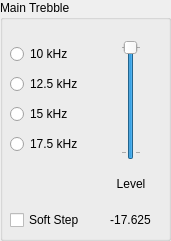
   <widget class="QGroupBox" name="groupBox_8">
    <property name="geometry">
     <rect>
      <x>910</x>
      <y>480</y>
      <width>171</width>
      <height>241</height>
     </rect>
    </property>
    <property name="title">
     <string>Main Trebble</string>
    </property>
    <widget class="QWidget" name="gridLayoutWidget_9">
     <property name="geometry">
      <rect>
       <x>10</x>
       <y>40</y>
       <width>151</width>
       <height>191</height>
      </rect>
     </property>
     <layout class="QGridLayout" name="gridLayout_9">
      <item row="1" column="1" alignment="Qt::AlignHCenter|Qt::AlignVCenter">
       <widget class="QLabel" name="label_21">
        <property name="minimumSize">
         <size>
          <width>32</width>
          <height>18</height>
         </size>
        </property>
        <property name="maximumSize">
         <size>
          <width>32</width>
          <height>18</height>
         </size>
        </property>
        <property name="text">
         <string>Level</string>
        </property>
        <property name="alignment">
         <set>Qt::AlignCenter</set>
        </property>
       </widget>
      </item>
      <item row="2" column="1" alignment="Qt::AlignHCenter|Qt::AlignVCenter">
       <widget class="QLabel" name="label_24">
        <property name="minimumSize">
         <size>
          <width>45</width>
          <height>18</height>
         </size>
        </property>
        <property name="maximumSize">
         <size>
          <width>45</width>
          <height>18</height>
         </size>
        </property>
        <property name="text">
         <string>-17.625</string>
        </property>
        <property name="alignment">
         <set>Qt::AlignCenter</set>
        </property>
       </widget>
      </item>
      <item row="0" column="1">
       <layout class="QVBoxLayout" name="verticalLayout_2">
        <item alignment="Qt::AlignHCenter">
         <widget class="QSlider" name="verticalSlider_15">
          <property name="minimumSize">
           <size>
            <width>20</width>
            <height>120</height>
           </size>
          </property>
          <property name="maximumSize">
           <size>
            <width>20</width>
            <height>120</height>
           </size>
          </property>
          <property name="minimum">
           <number>-47</number>
          </property>
          <property name="maximum">
           <number>0</number>
          </property>
          <property name="pageStep">
           <number>1</number>
          </property>
          <property name="orientation">
           <enum>Qt::Vertical</enum>
          </property>
          <property name="tickPosition">
           <enum>QSlider::TicksBothSides</enum>
          </property>
          <property name="tickInterval">
           <number>47</number>
          </property>
         </widget>
        </item>
       </layout>
      </item>
      <item row="2" column="0">
       <widget class="QCheckBox" name="checkBox_12">
        <property name="minimumSize">
         <size>
          <width>85</width>
          <height>22</height>
         </size>
        </property>
        <property name="text">
         <string>Soft Step</string>
        </property>
       </widget>
      </item>
      <item row="0" column="0">
       <layout class="QVBoxLayout" name="verticalLayout_5">
        <item>
         <widget class="QRadioButton" name="radioButton_9">
          <property name="text">
           <string>10 kHz</string>
          </property>
         </widget>
        </item>
        <item>
         <widget class="QRadioButton" name="radioButton_8">
          <property name="text">
           <string>12.5 kHz</string>
          </property>
         </widget>
        </item>
        <item>
         <widget class="QRadioButton" name="radioButton_7">
          <property name="text">
           <string>15 kHz</string>
          </property>
         </widget>
        </item>
        <item>
         <widget class="QRadioButton" name="radioButton_6">
          <property name="text">
           <string>17.5 kHz</string>
          </property>
         </widget>
        </item>
       </layout>
      </item>
     </layout>
    </widget>
   </widget>
